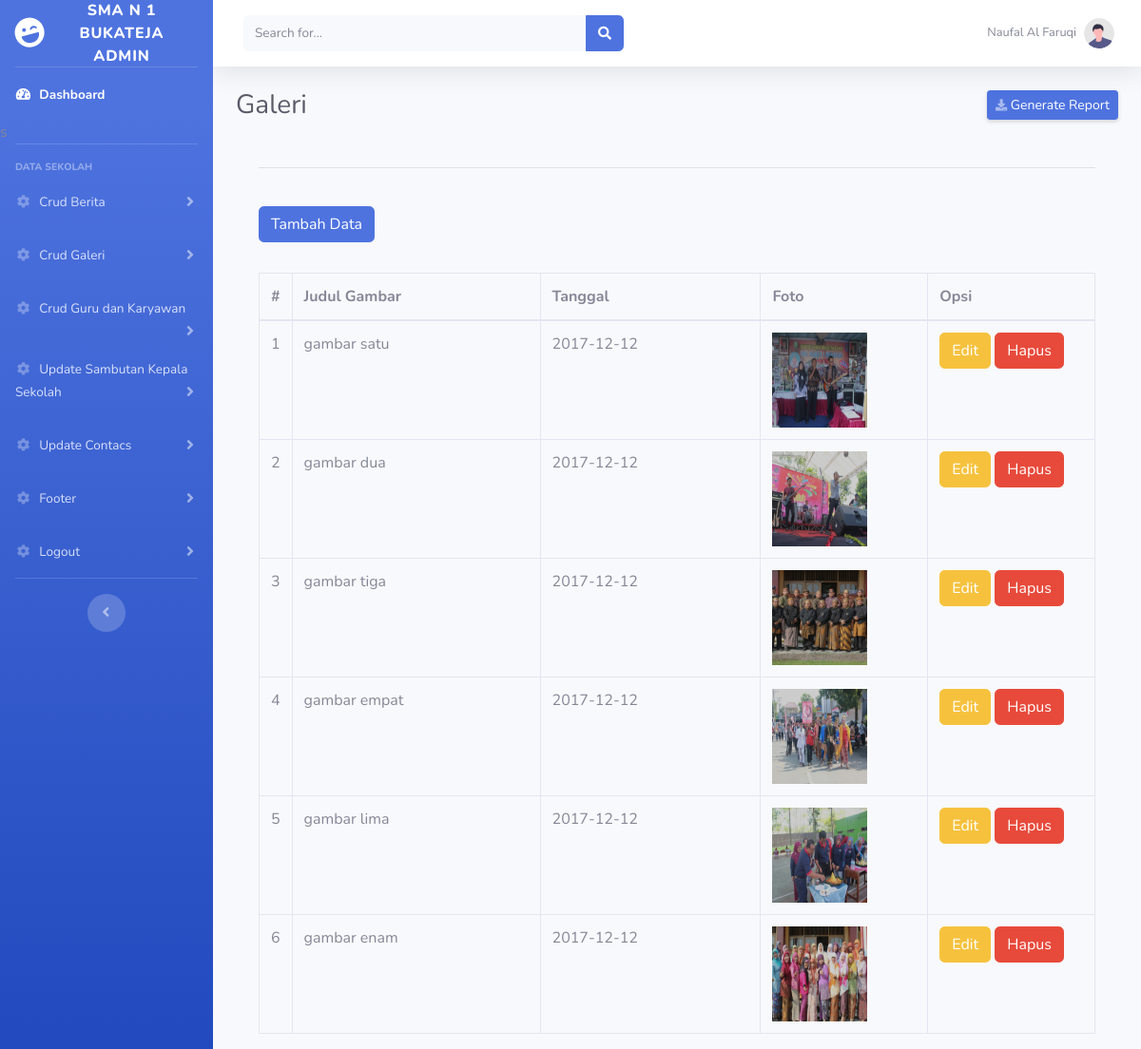
Screenshot of /indexGaleri.php with the database file from the repository.
### tables this page shows
CREATE TABLE `galeri` (
  `Id` int(11) NOT NULL,
  `Gambar` varchar(250) NOT NULL,
  `judul_gambar` varchar(250) NOT NULL,
  `deskripsi` varchar(250) NOT NULL,
  `tanggal` date NOT NULL
);

### indexGaleri.php (the view, shortened to what this page needs)
<!DOCTYPE html>
<html lang="en">
<head>
    <link href="assets/vendor/fontawesome-free/css/all.min.css" rel="stylesheet" type="text/css">
    <link href="assets/css/sb-admin-2.min.css" rel="stylesheet">
</head>
<body id="page-top">
    <div id="wrapper">
        <ul class="navbar-nav bg-gradient-primary sidebar sidebar-dark accordion" id="accordionSidebar">
            <a class="sidebar-brand d-flex align-items-center justify-content-center" href="index.html">
                <div class="sidebar-brand-icon rotate-n-15">
                    <i class="fas fa-laugh-wink"></i>
                </div>
                <div class="sidebar-brand-text mx-3">SMA N 1 Bukateja Admin</div>
            </a>
            <hr class="sidebar-divider my-0">
            <li class="nav-item active">
                <a class="nav-link" href="indexadmin.php">
                    <i class="fas fa-fw fa-tachometer-alt"></i>
                    <span>Dashboard</span></a>
            </li>
            s
            <hr class="sidebar-divider">
            <div class="sidebar-heading">
                Data Sekolah
            </div>
            <li class="nav-item">
                <a class="nav-link collapsed" href="indexBerita.php" data-toggle="collapse" data-target="#collapseTwo"
                    aria-expanded="true" aria-controls="collapseTwo">
                    <i class="fas fa-fw fa-cog"></i>
                    <span>Crud Berita</span>
                </a>
            </li>
            <li class="nav-item">
                <a class="nav-link collapsed" href="indexGaleri.php" data-toggle="collapse" data-target="#collapseTwo"
                    aria-expanded="true" aria-controls="collapseTwo">
                    <i class="fas fa-fw fa-cog"></i>
                    <span>Crud Galeri</span>
                </a>
            </li>
             <li class="nav-item">
                <a class="nav-link collapsed" href="indexGuruKaryawan.php" data-toggle="collapse" data-target="#collapseTwo"
                    aria-expanded="true" aria-controls="collapseTwo">
                    <i class="fas fa-fw fa-cog"></i>
                    <span>Crud Guru dan Karyawan</span>
                </a>
            </li>
            <li class="nav-item">
                <a class="nav-link collapsed" href="indexSambutan.php" data-toggle="collapse" data-target="#collapseTwo"
                    aria-expanded="true" aria-controls="collapseTwo">
                    <i class="fas fa-fw fa-cog"></i>
                    <span>Update Sambutan Kepala Sekolah</span>
                </a>
            </li>
            <li class="nav-item">
                <a class="nav-link collapsed" href="#" data-toggle="collapse" data-target="#collapseTwo"
                    aria-expanded="true" aria-controls="collapseTwo">
                    <i class="fas fa-fw fa-cog"></i>
                    <span>Update Contacs</span>
                </a>
            </li>
            <li class="nav-item">
                <a class="nav-link collapsed" href="#" data-toggle="collapse" data-target="#collapseTwo"
                    aria-expanded="true" aria-controls="collapseTwo">
                    <i class="fas fa-fw fa-cog"></i>
                    <span>Footer</span>
                </a>
            </li>
			<li class="nav-item">
                <a class="nav-link collapsed" href="index.php" data-toggle="collapse" data-target="#collapseTwo"
                    aria-expanded="true" aria-controls="collapseTwo">
                    <i class="fas fa-fw fa-cog"></i>
                    <span>Logout</span>
                </a>
            </li>
            <hr class="sidebar-divider d-none d-md-block">
            <div class="text-center d-none d-md-inline">
                <button class="rounded-circle border-0" id="sidebarToggle"></button>
            </div>
        </ul>
        <div id="content-wrapper" class="d-flex flex-column">
            <div id="content">
                <nav class="navbar navbar-expand navbar-light bg-white topbar mb-4 static-top shadow">
                    <form
                        class="d-none d-sm-inline-block form-inline mr-auto ml-md-3 my-2 my-md-0 mw-100 navbar-search">
                        <div class="input-group">
                            <input type="text" class="form-control bg-light border-0 small" placeholder="Search for..."
                                aria-label="Search" aria-describedby="basic-addon2">
                            <div class="input-group-append">
                                <button class="btn btn-primary" type="button">
                                    <i class="fas fa-search fa-sm"></i>
                                </button>
                            </div>
                        </div>
                    </form>
                    <ul class="navbar-nav ml-auto">
                        <li class="nav-item dropdown no-arrow">
                            <a class="nav-link dropdown-toggle" href="#" id="userDropdown" role="button"
                                data-toggle="dropdown" aria-haspopup="true" aria-expanded="false">
                                <span class="mr-2 d-none d-lg-inline text-gray-600 small">Naufal Al Faruqi</span>
                                <img class="img-profile rounded-circle"
                                    src="img/undraw_profile.svg">
                            </a>
                        </li>
                    </ul>
                </nav>
                <div class="container-fluid">
                    <div class="d-sm-flex align-items-center justify-content-between mb-4">
                        <h1 class="h3 mb-0 text-gray-800">Galeri</h1>
                        <a href="#" class="d-none d-sm-inline-block btn btn-sm btn-primary shadow-sm"><i
                                class="fas fa-download fa-sm text-white-50"></i> Generate Report</a>
                    </div>
	<div class="container mt-5 ">
		<hr>
		<br>
		<a href="insertGaleri.php" class="btn btn-primary mb-2">Tambah Data</a>
		<table class="table table-bordered mt-4" id="myTable">
			<thead>
				<tr>
					<th scope="col" width="1%">#</th>
					<th scope="col">Judul Gambar</th>
					<th scope="col">Tanggal</th>
					<th scope="col" width="20%">Foto</th>
					<th scope="col" width="20%">Opsi</th>
				</tr>
			</thead>
			<tbody>
				<?php
				include 'config.php';
				$no = 1;
				$get_data = mysqli_query($koneksi,"SELECT * FROM galeri");
				while ($data = mysqli_fetch_array($get_data)) {
					?>
					<tr>
						<td><?php echo $no++; ?></td>
						<td><?php echo $data['judul_gambar']; ?></td>
						<td><?php echo $data['tanggal']; ?></td>
						<td>
							<?php
							if ($data['Gambar'] == "") { ?>
								<img src="https://via.placeholder.com/500x500.png?text=INSERT+FOTO" style="width:100px;height:100px;">
							<?php }else{ ?>
								<img src="foto/<?php echo $data['Gambar']; ?>" style="width:100px;height:100px;">
							<?php } ?>
						</td>
						<td>
							<a href="editGaleri.php?id=<?php echo $data['Id'] ?>" class="btn btn-warning text-white">Edit</a>
							<a href="deleteGaleri.php?id=<?php echo $data['Id'] ?>" class="btn btn-danger">Hapus</a>
						</td>
					</tr>
				<?php } ?>
			</tbody>
		</table>
	</div>
</body>
</html>

### rows the page displays
galeri: judul_gambar "gambar satu", tanggal "2017-12-12", Gambar (picture)
galeri: judul_gambar "gambar dua", tanggal "2017-12-12", Gambar (picture)
galeri: judul_gambar "gambar tiga", tanggal "2017-12-12", Gambar (picture)
galeri: judul_gambar "gambar empat", tanggal "2017-12-12", Gambar (picture)
galeri: judul_gambar "gambar lima", tanggal "2017-12-12", Gambar (picture)
galeri: judul_gambar "gambar enam", tanggal "2017-12-12", Gambar (picture)
